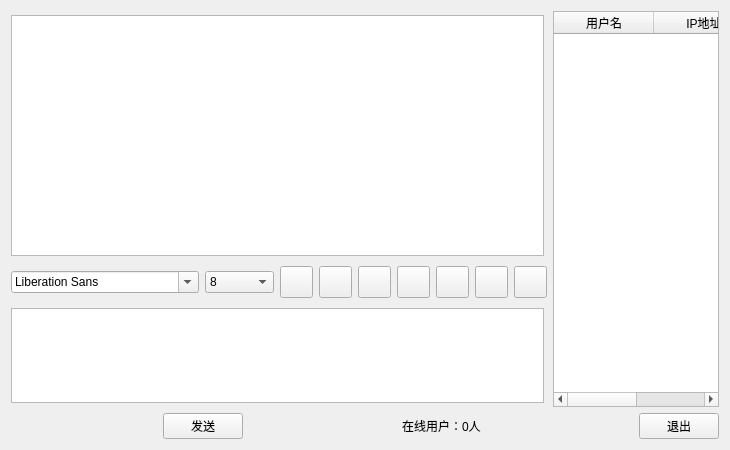
<?xml version="1.0" encoding="UTF-8"?>
<ui version="4.0">
 <class>Widget</class>
 <widget class="QWidget" name="Widget">
  <property name="geometry">
   <rect>
    <x>0</x>
    <y>0</y>
    <width>730</width>
    <height>450</height>
   </rect>
  </property>
  <property name="minimumSize">
   <size>
    <width>730</width>
    <height>450</height>
   </size>
  </property>
  <property name="maximumSize">
   <size>
    <width>730</width>
    <height>450</height>
   </size>
  </property>
  <property name="windowTitle">
   <string>Widget</string>
  </property>
  <layout class="QVBoxLayout" name="verticalLayout_3">
   <item>
    <layout class="QVBoxLayout" name="verticalLayout_2">
     <item>
      <layout class="QHBoxLayout" name="horizontalLayout_3">
       <item>
        <layout class="QVBoxLayout" name="verticalLayout">
         <item>
          <widget class="QTextBrowser" name="msgBrowser">
           <property name="minimumSize">
            <size>
             <width>533</width>
             <height>241</height>
            </size>
           </property>
           <property name="maximumSize">
            <size>
             <width>533</width>
             <height>241</height>
            </size>
           </property>
          </widget>
         </item>
         <item>
          <layout class="QHBoxLayout" name="horizontalLayout_2">
           <item>
            <widget class="QFontComboBox" name="fontCbx">
             <property name="minimumSize">
              <size>
               <width>188</width>
               <height>20</height>
              </size>
             </property>
            </widget>
           </item>
           <item>
            <widget class="QComboBox" name="sizeCbx">
             <property name="minimumSize">
              <size>
               <width>69</width>
               <height>20</height>
              </size>
             </property>
             <item>
              <property name="text">
               <string>8</string>
              </property>
             </item>
             <item>
              <property name="text">
               <string>9</string>
              </property>
             </item>
             <item>
              <property name="text">
               <string>10</string>
              </property>
             </item>
             <item>
              <property name="text">
               <string>11</string>
              </property>
             </item>
             <item>
              <property name="text">
               <string>12</string>
              </property>
             </item>
             <item>
              <property name="text">
               <string>13</string>
              </property>
             </item>
             <item>
              <property name="text">
               <string>14</string>
              </property>
             </item>
             <item>
              <property name="text">
               <string>15</string>
              </property>
             </item>
             <item>
              <property name="text">
               <string>16</string>
              </property>
             </item>
             <item>
              <property name="text">
               <string>17</string>
              </property>
             </item>
             <item>
              <property name="text">
               <string>18</string>
              </property>
             </item>
             <item>
              <property name="text">
               <string>19</string>
              </property>
             </item>
             <item>
              <property name="text">
               <string>20</string>
              </property>
             </item>
             <item>
              <property name="text">
               <string>21</string>
              </property>
             </item>
             <item>
              <property name="text">
               <string>22</string>
              </property>
             </item>
            </widget>
           </item>
           <item>
            <widget class="QToolButton" name="boldTBtn">
             <property name="minimumSize">
              <size>
               <width>33</width>
               <height>32</height>
              </size>
             </property>
             <property name="styleSheet">
              <string notr="true"/>
             </property>
             <property name="text">
              <string/>
             </property>
             <property name="icon">
              <iconset>
               <selectedoff>:/images/bold.png</selectedoff>
              </iconset>
             </property>
             <property name="iconSize">
              <size>
               <width>26</width>
               <height>26</height>
              </size>
             </property>
            </widget>
           </item>
           <item>
            <widget class="QToolButton" name="italicTBtn">
             <property name="minimumSize">
              <size>
               <width>33</width>
               <height>32</height>
              </size>
             </property>
             <property name="styleSheet">
              <string notr="true"/>
             </property>
             <property name="text">
              <string/>
             </property>
             <property name="icon">
              <iconset resource="images.qrc">
               <normaloff>:/images/italic.png</normaloff>:/images/italic.png</iconset>
             </property>
             <property name="iconSize">
              <size>
               <width>26</width>
               <height>26</height>
              </size>
             </property>
            </widget>
           </item>
           <item>
            <widget class="QToolButton" name="underlineTBtn">
             <property name="minimumSize">
              <size>
               <width>33</width>
               <height>32</height>
              </size>
             </property>
             <property name="styleSheet">
              <string notr="true"/>
             </property>
             <property name="text">
              <string/>
             </property>
             <property name="icon">
              <iconset resource="images.qrc">
               <normaloff>:/images/under.png</normaloff>:/images/under.png</iconset>
             </property>
             <property name="iconSize">
              <size>
               <width>26</width>
               <height>26</height>
              </size>
             </property>
            </widget>
           </item>
           <item>
            <widget class="QToolButton" name="colorTBtn">
             <property name="minimumSize">
              <size>
               <width>33</width>
               <height>32</height>
              </size>
             </property>
             <property name="maximumSize">
              <size>
               <width>33</width>
               <height>32</height>
              </size>
             </property>
             <property name="styleSheet">
              <string notr="true"/>
             </property>
             <property name="text">
              <string/>
             </property>
             <property name="icon">
              <iconset resource="images.qrc">
               <normaloff>:/images/color.png</normaloff>:/images/color.png</iconset>
             </property>
             <property name="iconSize">
              <size>
               <width>22</width>
               <height>22</height>
              </size>
             </property>
            </widget>
           </item>
           <item>
            <widget class="QToolButton" name="sendTBtn">
             <property name="minimumSize">
              <size>
               <width>33</width>
               <height>32</height>
              </size>
             </property>
             <property name="styleSheet">
              <string notr="true"/>
             </property>
             <property name="text">
              <string/>
             </property>
             <property name="icon">
              <iconset resource="images.qrc">
               <normaloff>:/images/send.png</normaloff>:/images/send.png</iconset>
             </property>
             <property name="iconSize">
              <size>
               <width>22</width>
               <height>22</height>
              </size>
             </property>
            </widget>
           </item>
           <item>
            <widget class="QToolButton" name="saveTBtn">
             <property name="minimumSize">
              <size>
               <width>33</width>
               <height>32</height>
              </size>
             </property>
             <property name="styleSheet">
              <string notr="true"/>
             </property>
             <property name="text">
              <string/>
             </property>
             <property name="icon">
              <iconset resource="images.qrc">
               <normaloff>:/images/save.png</normaloff>:/images/save.png</iconset>
             </property>
             <property name="iconSize">
              <size>
               <width>22</width>
               <height>22</height>
              </size>
             </property>
            </widget>
           </item>
           <item>
            <widget class="QToolButton" name="clearTBtn">
             <property name="minimumSize">
              <size>
               <width>33</width>
               <height>32</height>
              </size>
             </property>
             <property name="styleSheet">
              <string notr="true"/>
             </property>
             <property name="text">
              <string/>
             </property>
             <property name="icon">
              <iconset resource="images.qrc">
               <normaloff>:/images/clear.png</normaloff>:/images/clear.png</iconset>
             </property>
             <property name="iconSize">
              <size>
               <width>22</width>
               <height>22</height>
              </size>
             </property>
            </widget>
           </item>
          </layout>
         </item>
         <item>
          <widget class="QTextEdit" name="msgTextEdit">
           <property name="minimumSize">
            <size>
             <width>533</width>
             <height>95</height>
            </size>
           </property>
           <property name="maximumSize">
            <size>
             <width>533</width>
             <height>95</height>
            </size>
           </property>
          </widget>
         </item>
        </layout>
       </item>
       <item>
        <widget class="QTableWidget" name="usrTblWidget">
         <column>
          <property name="text">
           <string>用户名</string>
          </property>
         </column>
         <column>
          <property name="text">
           <string>IP地址</string>
          </property>
         </column>
        </widget>
       </item>
      </layout>
     </item>
     <item>
      <layout class="QHBoxLayout" name="horizontalLayout">
       <item>
        <spacer name="horizontalSpacer_2">
         <property name="orientation">
          <enum>Qt::Horizontal</enum>
         </property>
         <property name="sizeHint" stdset="0">
          <size>
           <width>40</width>
           <height>20</height>
          </size>
         </property>
        </spacer>
       </item>
       <item>
        <widget class="QPushButton" name="sendBtn">
         <property name="text">
          <string>发送</string>
         </property>
        </widget>
       </item>
       <item>
        <spacer name="horizontalSpacer_3">
         <property name="orientation">
          <enum>Qt::Horizontal</enum>
         </property>
         <property name="sizeHint" stdset="0">
          <size>
           <width>40</width>
           <height>20</height>
          </size>
         </property>
        </spacer>
       </item>
       <item>
        <widget class="QLabel" name="usrNumLbl">
         <property name="text">
          <string>在线用户：0人</string>
         </property>
        </widget>
       </item>
       <item>
        <spacer name="horizontalSpacer">
         <property name="orientation">
          <enum>Qt::Horizontal</enum>
         </property>
         <property name="sizeHint" stdset="0">
          <size>
           <width>40</width>
           <height>20</height>
          </size>
         </property>
        </spacer>
       </item>
       <item>
        <widget class="QPushButton" name="exitBtn">
         <property name="text">
          <string>退出</string>
         </property>
        </widget>
       </item>
      </layout>
     </item>
    </layout>
   </item>
  </layout>
 </widget>
 <layoutdefault spacing="6" margin="11"/>
 <resources>
  <include location="images.qrc"/>
 </resources>
 <connections/>
</ui>
